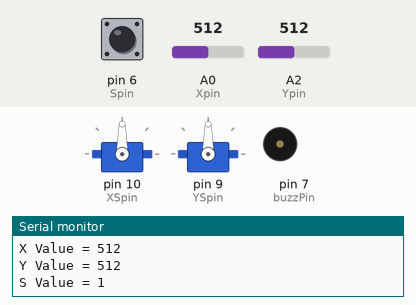
Recording of a sketch running on a simulated Arduino Uno, built with avr-gcc and run on an emulated ATmega328P. On the bench: 2 × servo, buzzer (waves = sounding, pin HIGH), the last lines printed to the serial monitor. The test bench sets the inputs (shaded band); at power-on: A0 (Xpin) = 512, A2 (Ypin) = 512, pin 6 (Spin) HIGH.

Above: at 1.2 s.
1.3 s: A0 (Xpin) set to 716
At 2.2 s:
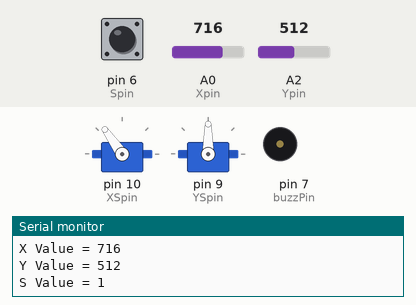
2.9 s: A2 (Ypin) set to 716
At 3.7 s:
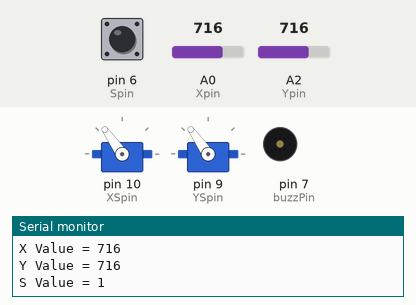
4.5 s: pin 6 (Spin) pulled LOW for 0.25 s
At 4.72 s:
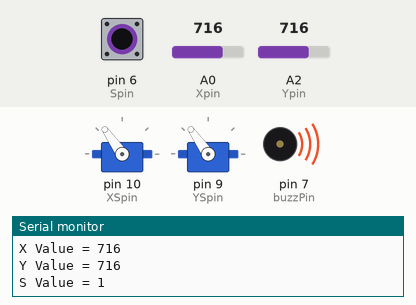
6.3 s: A0 (Xpin) set to 0
At 7.0 s:
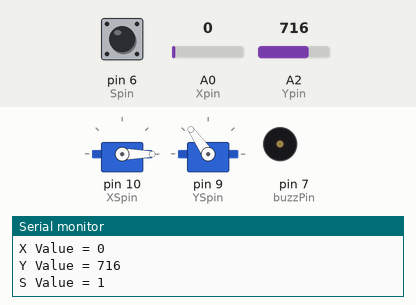
7.9 s: A2 (Ypin) set to 0
At 8.5 s:
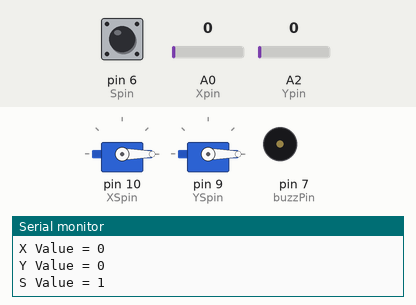
9.5 s: A0 (Xpin) set to 8
At 10.0 s:
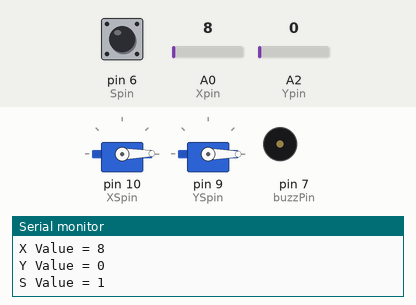
11.1 s: A0 (Xpin) set to 11
Timing chart, 0 to 14.1 s (numbered marks = the images above; inputs shaded):
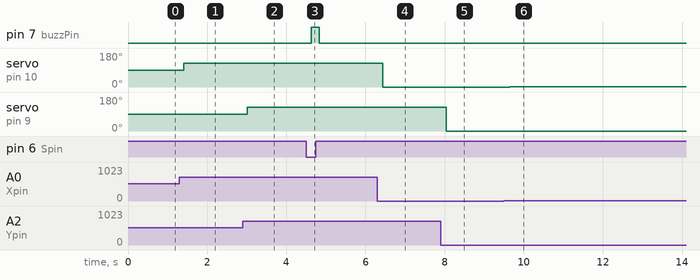

Measured:
- after the input at 1.3 s, servo on pin 10 (XSpin): 90° → 125° after 0.11 s
- after the input at 2.9 s, servo on pin 9 (YSpin): 90° → 125° after 0.12 s
- after the input at 4.5 s, pin 7 (buzzPin): LOW → HIGH after 0.13 s, → LOW 0.20 s later
- after the input at 6.3 s, servo on pin 10 (XSpin): 125° → 0° after 0.14 s
- after the input at 7.9 s, servo on pin 9 (YSpin): 125° → 0° after 0.14 s
- after the input at 9.5 s, servo on pin 10 (XSpin): 0° → 1° after 0.15 s

The sketch:

Joystick_with_Double_Servo_and_Buzzer.ino
```cpp
#include <Servo.h>
Servo XServo;
Servo YServo;

int Xpin=A0;
int Ypin=A2;
int Spin=6;
int XSpin=10;
int YSpin=9;
int buzzPin=7;
int WVx;
int WVy;
int Xval;
int Yval;
int Sval;

void setup() {
  // put your setup code here, to run once:

  Serial.begin(9600);
  pinMode(Xpin,INPUT);
  pinMode(Ypin,INPUT);
  pinMode(Spin,INPUT);
  pinMode(XSpin,OUTPUT);
  pinMode(YSpin,OUTPUT);
  pinMode(buzzPin,OUTPUT);
  XServo.attach(XSpin);
  YServo.attach(YSpin);
  digitalWrite(Spin,HIGH);


}

void loop() {
  // put your main code here, to run repeatedly:

  Xval=analogRead(Xpin);
  WVx=(180./1023.)*Xval;
  Yval=analogRead(Ypin);
  WVy=(180./1023.)*Yval;
  Sval=digitalRead(Spin);
  if (Sval==0)
  {
    digitalWrite(buzzPin,HIGH);
  }
  else
  {
    digitalWrite(buzzPin,LOW);
  }

  XServo.write(WVx);
  YServo.write(WVy);

  delay(200);
  Serial.print("X Value = ");
  Serial.println(Xval);
  Serial.print("Y Value = ");
  Serial.println(Yval);
  Serial.print("S Value = ");
  Serial.println(Sval);
}
```
